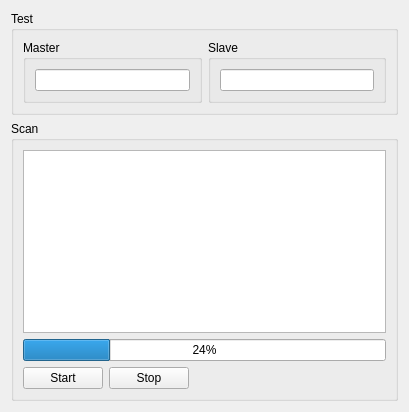
<?xml version="1.0" encoding="UTF-8"?>
<ui version="4.0">
 <class>QLinBusUI</class>
 <widget class="QWidget" name="QLinBusUI">
  <property name="geometry">
   <rect>
    <x>0</x>
    <y>0</y>
    <width>409</width>
    <height>412</height>
   </rect>
  </property>
  <property name="windowTitle">
   <string>Form</string>
  </property>
  <layout class="QVBoxLayout" name="verticalLayout">
   <item>
    <widget class="QGroupBox" name="groupBox">
     <property name="title">
      <string>Test</string>
     </property>
     <layout class="QHBoxLayout" name="horizontalLayout_2">
      <item>
       <widget class="QGroupBox" name="groupBox_3">
        <property name="title">
         <string>Master</string>
        </property>
        <layout class="QHBoxLayout" name="horizontalLayout_3">
         <item>
          <widget class="QLineEdit" name="lineEdit"/>
         </item>
        </layout>
       </widget>
      </item>
      <item>
       <widget class="QGroupBox" name="groupBox_4">
        <property name="title">
         <string>Slave</string>
        </property>
        <layout class="QHBoxLayout" name="horizontalLayout_4">
         <item>
          <widget class="QLineEdit" name="lineEdit_2"/>
         </item>
        </layout>
       </widget>
      </item>
     </layout>
    </widget>
   </item>
   <item>
    <widget class="QGroupBox" name="groupBox_2">
     <property name="title">
      <string>Scan</string>
     </property>
     <layout class="QVBoxLayout" name="verticalLayout_2">
      <item>
       <widget class="QListView" name="listView"/>
      </item>
      <item>
       <widget class="QProgressBar" name="scanProgress">
        <property name="autoFillBackground">
         <bool>false</bool>
        </property>
        <property name="value">
         <number>24</number>
        </property>
        <property name="invertedAppearance">
         <bool>false</bool>
        </property>
        <property name="textDirection">
         <enum>QProgressBar::TopToBottom</enum>
        </property>
       </widget>
      </item>
      <item>
       <layout class="QHBoxLayout" name="horizontalLayout">
        <item>
         <widget class="QPushButton" name="pushButton_2">
          <property name="text">
           <string>Start</string>
          </property>
         </widget>
        </item>
        <item>
         <widget class="QPushButton" name="pushButton">
          <property name="text">
           <string>Stop</string>
          </property>
         </widget>
        </item>
        <item>
         <spacer name="horizontalSpacer">
          <property name="orientation">
           <enum>Qt::Horizontal</enum>
          </property>
          <property name="sizeHint" stdset="0">
           <size>
            <width>40</width>
            <height>20</height>
           </size>
          </property>
         </spacer>
        </item>
       </layout>
      </item>
     </layout>
    </widget>
   </item>
  </layout>
 </widget>
 <resources/>
 <connections/>
</ui>
